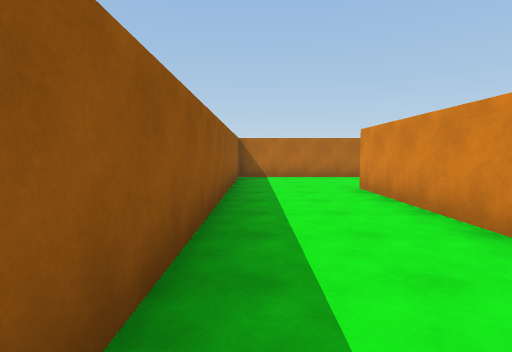
[1] (above)

17 first-person views from a walk through a Unity game level. The camera is 1.4 m above the floor, tilts 4° down and sees 80° across. The floor is counted in squares, 2 m on a side. Each view is taken from the middle of a square. On the plan, view 1 faces up. The plan holds only what a view shows up to about 10 squares ahead; the rest is blank. Some animated figures are not drawn.

[2]
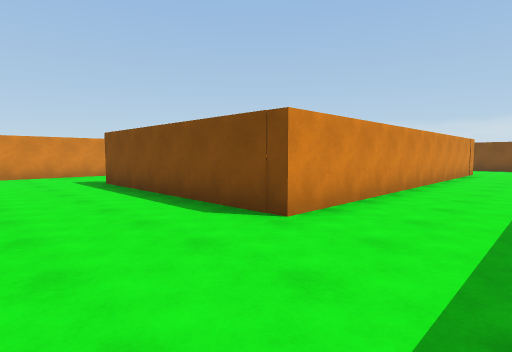

[3]
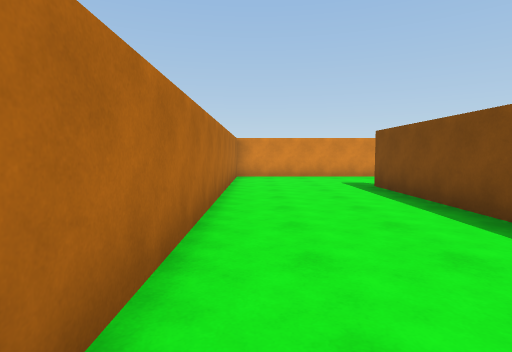

[4]
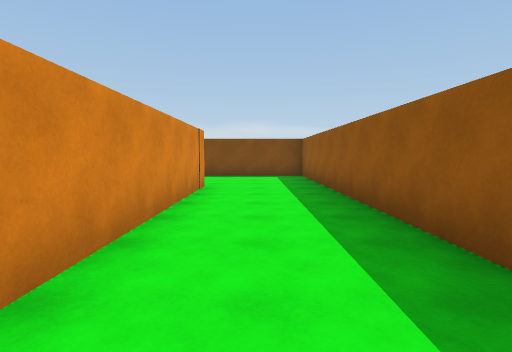

[5]
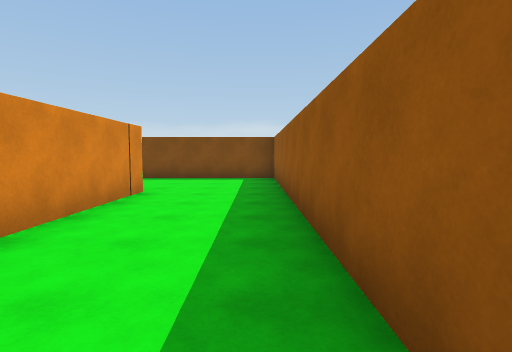

[6]
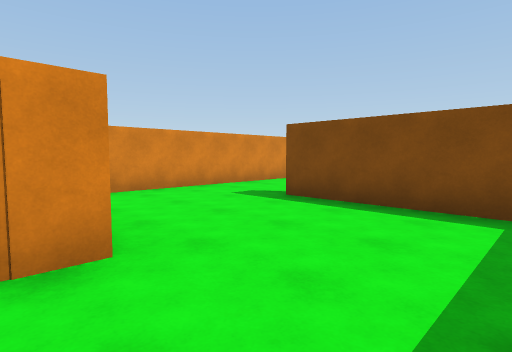

[7]
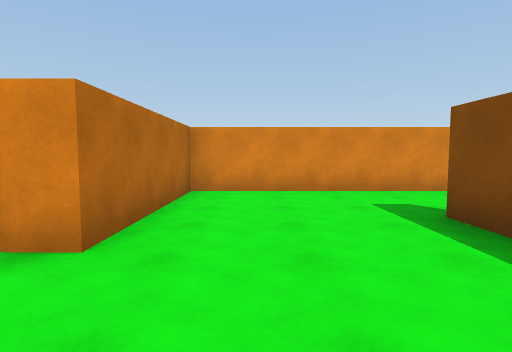

[8]
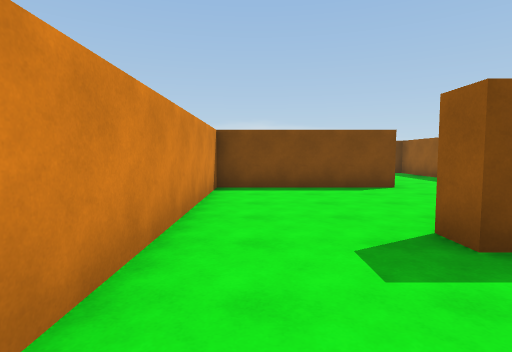

[9]
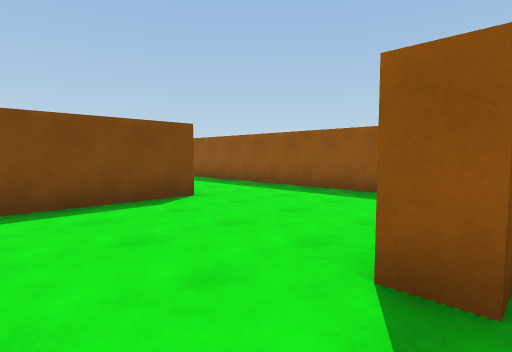

[10]
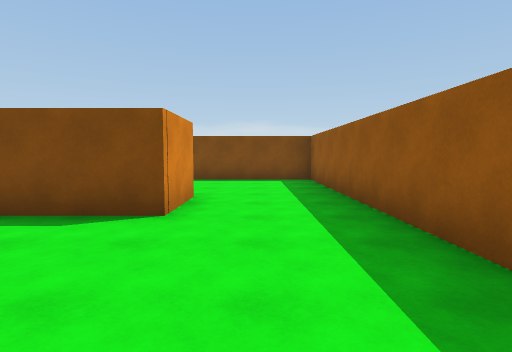

[11]
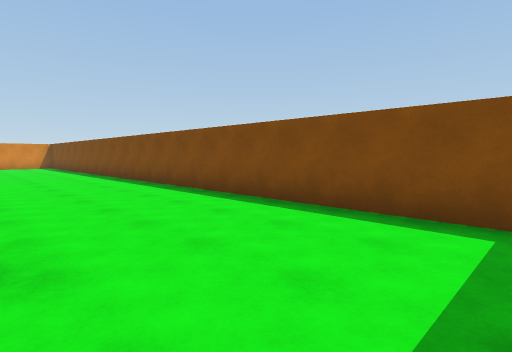

[12]
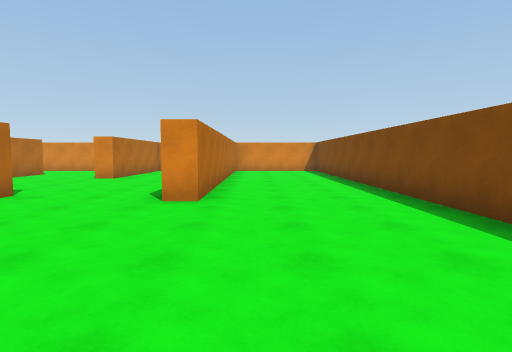

[13]
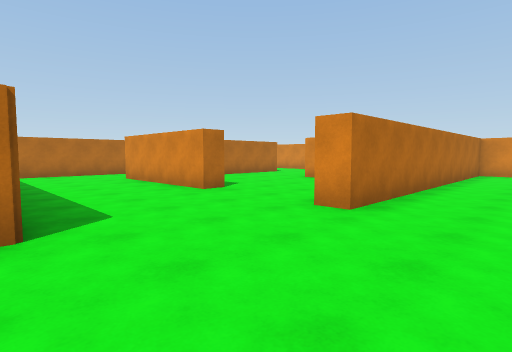

[14]
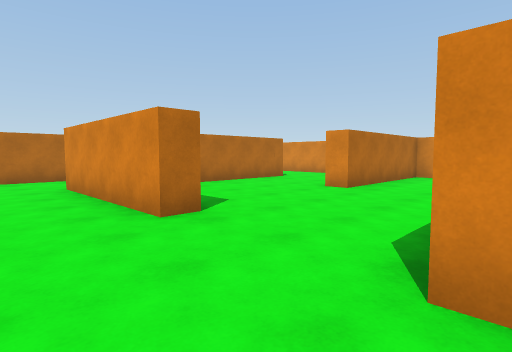

[15]
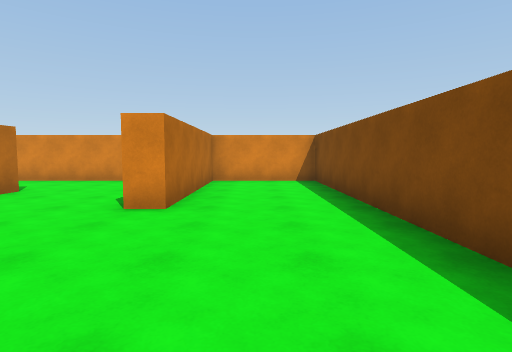

[16]
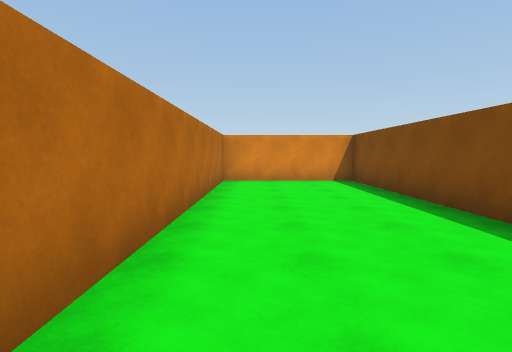

[17]
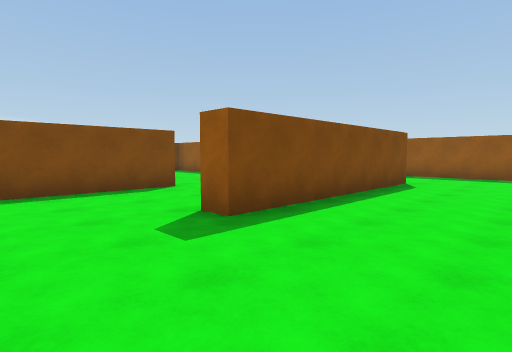

### Floor plan
Points are (right, up) in squares from view 1. A wall is a line through its corners. A room is listed if a view was taken in it or the views show most of it. See-through windows are left out.
Room 1 (views 1, 2, 3, 4, 5, 6, 7, 8, 9, 17)
walls: (7.6, 3) (9.5, 3); (10.7, 5.1) (10.7, 9.6) (-0.5, 9.6) (-0.5, -7.1) (3.4, -7.1) (3.4, -7.8); (5.8, -7.5) (5.8, -3.8) (2.2, -3.8) (2.2, 6.4) (7.8, 6.4) (7.8, 5.8)
ways out: opening at (4.5, -7) to room 2; opening at (7, 4.5)
Room 2 (view 10)
walls: (2.2, -11.5) (5.8, -11.5) (5.8, -7.5); (-0.5, -9.4) (-0.5, -11.4)
ways out: opening at (4.5, -7) to room 1; opening at (0.5, -12.5) to room 3
Room 3 (views 11, 12, 13, 14, 15, 16)
walls: (11.8, -12.6) (18.2, -12.6) (18.2, -9.8) (13.9, -9.8) (13.9, -9.2); (10.2, -9.8) (9.6, -9.8) (9.6, -5.9); (2.2, -13.1) (2.2, -11.5); (15.9, -6.5) (12.5, -6.5); (10.2, -3.8) (7.4, -3.8); (18.2, -7.5) (18.2, -6.5); (-0.5, -11.4) (-0.5, -16.6) (18.2, -16.6) (18.2, -13.1) (9.6, -13.1) (9.6, -12.5)
ways out: opening at (0.5, -12.5) to room 2; opening at (10.5, -4.5); opening at (17.5, -5.5)

Where each view was taken, in squares from view 1:
view 1: 0 up, 0 right, facing up
view 2: 9 up, 0 right, facing down-right
view 3: 9 up, 1 right, facing right
view 4: 3 up, 1 right, facing down
view 5: 2 up, 0 right, facing down
view 6: 3 down, 0 right, facing down-right
view 7: 5 down, 0 right, facing right
view 8: 5 down, 5 right, facing down
view 9: 7 down, 5 right, facing down-left
view 10: 8 down, 1 right, facing down
view 11: 13 down, 0 right, facing down-right
view 12: 14 down, 5 right, facing right
view 13: 15 down, 6 right, facing up-right
view 14: 13 down, 8 right, facing up-right
view 15: 11 down, 10 right, facing right
view 16: 14 down, 10 right, facing right
view 17: 9 up, 10 right, facing down-left
